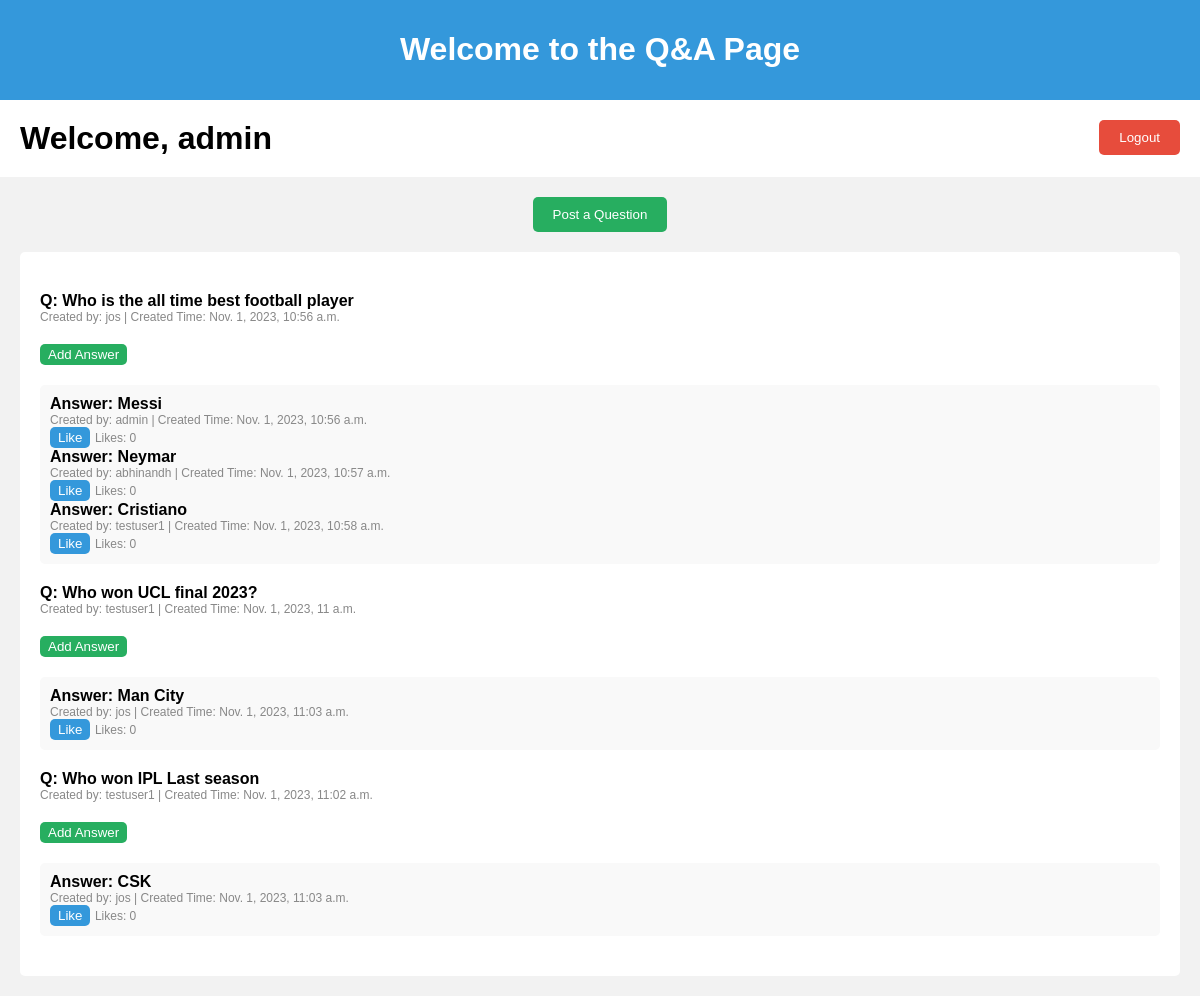
The app's page /homepage (signed in) with its own data.
### myquora/models.py (models this page shows)
class Questions(models.Model):
    text = models.TextField()
    user = models.ForeignKey(User, on_delete=models.CASCADE)
    created_at = models.DateTimeField(auto_now_add=True)
    answer_count = models.PositiveIntegerField(default=0)

class Answer(models.Model):
    text = models.TextField()
    user = models.ForeignKey(User, on_delete=models.CASCADE)
    question = models.ForeignKey(Questions, on_delete=models.CASCADE)
    created_at = models.DateTimeField(auto_now_add=True)
    like_count = models.PositiveIntegerField(default=0)

### myquora/views.py (the view)
# urls.py: path('homepage', Homepage, name='homepage'),
@login_required
def Homepage(request):
    quest = Questions.objects.prefetch_related('answer_set').all()
    return render(request,'index.html',{'quest':quest})

### templates/index.html (shortened to what this page needs)
<!DOCTYPE html>
<html lang="en">
<head>
</head>
<body>
    <div id="header">
        <h1>Welcome to the Q&A Page</h1>
    </div>
    <div id="welcome-section">
        <h1>Welcome, {{ user.username }}</h1>
        <a href="{% url 'logout' %}"><button id="logout-button">Logout</button></a>
    </div>
    <div id="post-question-section">
        <a href="{% url 'post_question' %}">
            <button id="post-question-button">Post a Question</button>
        </a>
    </div>
    <div class="question-box">
        {% for question in quest %}
        <div class="question">
            <div class="question-text">Q: {{ question.text }}</div>
            <div class="question-info">Created by: {{ question.user.username }} | Created Time: {{ question.created_at }}</div>
        </div>
        <a href="{% url 'post_answer' question_id=question.id %}">
            <button class="add-answer-button">Add Answer</button>
        </a>
        <div class="answer-box">
            {% for answer in question.answer_set.all %}
            <div class="answer">Answer: {{ answer.text }}</div>
            <div class="answer-info">Created by: {{ answer.user.username }} | Created Time: {{ answer.created_at }}</div>
            <button class="like-button" onclick="likeAnswer({{ answer.id }})">Like</button>
            <span class="like-count" id="like-count-{{ answer.id }}">Likes: {{ answer.like_count }}</span>
            {% endfor %}
        </div>
        {% endfor %}
    </div>
</body>
</html>

### templates/index.html (style rules this page uses)
body { font-family: Arial, sans-serif; background-color: #f2f2f2; margin: 0; padding: 0; }
#header { background-color: #3498db; color: #fff; padding: 10px; text-align: center; }
#welcome-section { background-color: #fff; padding: 20px; display: flex; justify-content: space-between; }
#welcome-section h1 { margin: 0; }
#logout-button { background-color: #e74c3c; color: #fff; border: none; padding: 10px 20px; border-radius: 5px; cursor: pointer; }
#post-question-section { text-align: center; margin-top: 20px; }
#post-question-button { background-color: #27ae60; color: #fff; border: none; padding: 10px 20px; border-radius: 5px; cursor: pointer; }
.question-box { background-color: #fff; margin: 20px; padding: 20px; border-radius: 5px; }
.question { margin: 20px 0; }
.question-text { font-weight: bold; }
.question-info { font-size: 12px; color: #888; }
.answer-box { background-color: #f9f9f9; margin: 20px 0; padding: 10px; border-radius: 5px; }
.answer { font-weight: bold; }
.answer-info { font-size: 12px; color: #888; }
.like-button { background-color: #3498db; color: #fff; border: none; padding: 3px 8px; border-radius: 5px; cursor: pointer; }
.add-answer-button { background-color: #27ae60; color: #fff; border: none; padding: 3px 8px; border-radius: 5px; cursor: pointer; }
.like-count { font-size: 12px; color: #888; }

### records on screen
Questions: text "Who is the all time best football player", user.username "jos", created_at "Nov. 1, 2023, 10:56 a.m."
Answer: text "Messi", user.username "admin", created_at "Nov. 1, 2023, 10:56 a.m.", like_count "0"
Answer: text "Neymar", user.username "abhinandh", created_at "Nov. 1, 2023, 10:57 a.m.", like_count "0"
Answer: text "Cristiano", user.username "testuser1", created_at "Nov. 1, 2023, 10:58 a.m.", like_count "0"
Questions: text "Who won UCL final 2023?", user.username "testuser1", created_at "Nov. 1, 2023, 11 a.m."
Answer: text "Man City", user.username "jos", created_at "Nov. 1, 2023, 11:03 a.m.", like_count "0"
Questions: text "Who won IPL Last season", user.username "testuser1", created_at "Nov. 1, 2023, 11:02 a.m."
Answer: text "CSK", user.username "jos", created_at "Nov. 1, 2023, 11:03 a.m.", like_count "0"

### other values on screen
{{ user.username }} "admin"
